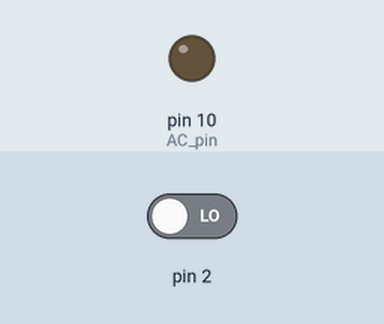
A sketch run on a simulated Arduino Uno, built with avr-gcc and run on an emulated ATmega328P. Parts: output pins drawn as LEDs (lit = HIGH). Inputs (shaded band) come from the test bench; at power-on: pin 2 LOW. What the sketch prints to the serial monitor is not drawn.

Above: at 1.2 s.
1.3 s: pin 2 driven HIGH
At 1.7 s:
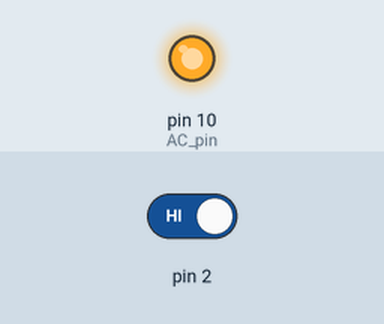
Timing chart, 0 to 4.3 s (numbered marks = the images above; inputs shaded):
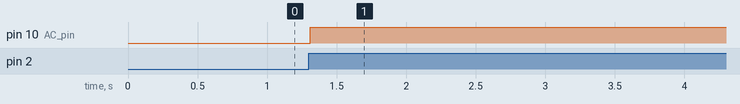

Measured:
- after the input at 1.3 s, pin 10 (AC_pin): LOW → HIGH at once

The sketch:

test15.ino
```cpp
/*
AC Light Control
Uses up and down buttons to set levels
makes use of a timer interrupt to set the level of dimming
*/
#include <TimerOne.h>           // Avaiable from http://www.arduino.cc/playground/Code/Timer1

volatile int i=0;               // Variable to use as a counter of dimming steps. It is volatile since it is passed between interrupts
volatile boolean zero_cross=0;  // Flag to indicate we have crossed zero
int AC_pin = 10;                 // Output to Opto Triac
int buton1 = 4;                 // first button at pin 4
int buton2 = 5;                 // second button at pin 5
int dim2 = 0;                   // led control
int dim = 128;                  // Dimming level (0-128)  0 = on, 128 = 0ff
int pas = 8;                    // step for count;
int freqStep = 75;              // This is the delay-per-brightness step in microseconds. It allows for 128 steps
                                // If using 60 Hz grid frequency set this to 65


void setup() {  // Begin setup
  Serial.begin(9600);
  pinMode(buton1, INPUT);  // set buton1 pin as input
  pinMode(buton2, INPUT);  // set buton1 pin as input
  pinMode(AC_pin, OUTPUT);                          // Set the Triac pin as output
  attachInterrupt(0, zero_cross_detect, RISING);    // Attach an Interupt to Pin 2 (interupt 0) for Zero Cross Detection
  Timer1.initialize(freqStep);                      // Initialize TimerOne library for the freq we need
  Timer1.attachInterrupt(dim_check, freqStep);      // Go to dim_check procedure every 75 uS (50Hz)  or 65 uS (60Hz)
  // Use the TimerOne Library to attach an interrupt

}

void zero_cross_detect() {
  zero_cross = true;               // set flag for dim_check function that a zero cross has occured
  i=0;                             // stepcounter to 0.... as we start a new cycle
  digitalWrite(AC_pin, LOW);
}

// Turn on the TRIAC at the appropriate time
// We arrive here every 75 (65) uS
// First check if a flag has been set
// Then check if the counter 'i' has reached the dimming level
// if so.... switch on the TRIAC and reset the counter
void dim_check() {
  if(zero_cross == true) {
    if(i>=dim) {
      digitalWrite(AC_pin, HIGH);  // turn on light
      i=0;  // reset time step counter
      zero_cross=false;    // reset zero cross detection flag
    }
    else {
      i++;  // increment time step counter
    }
  }
}

void loop() {
  int x;
  x=Serial.read();
  Serial.println(x);

}
```
